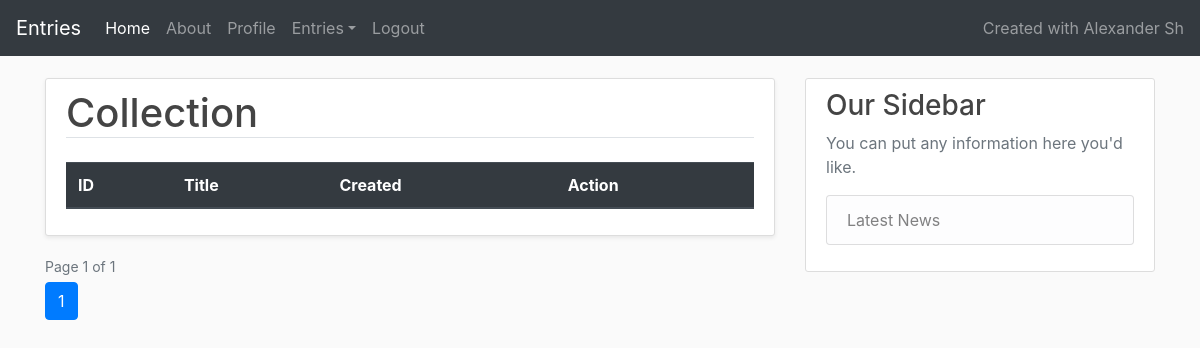
/accounts/content/collection/ (signed in), run on an earlier commit of the app's database.
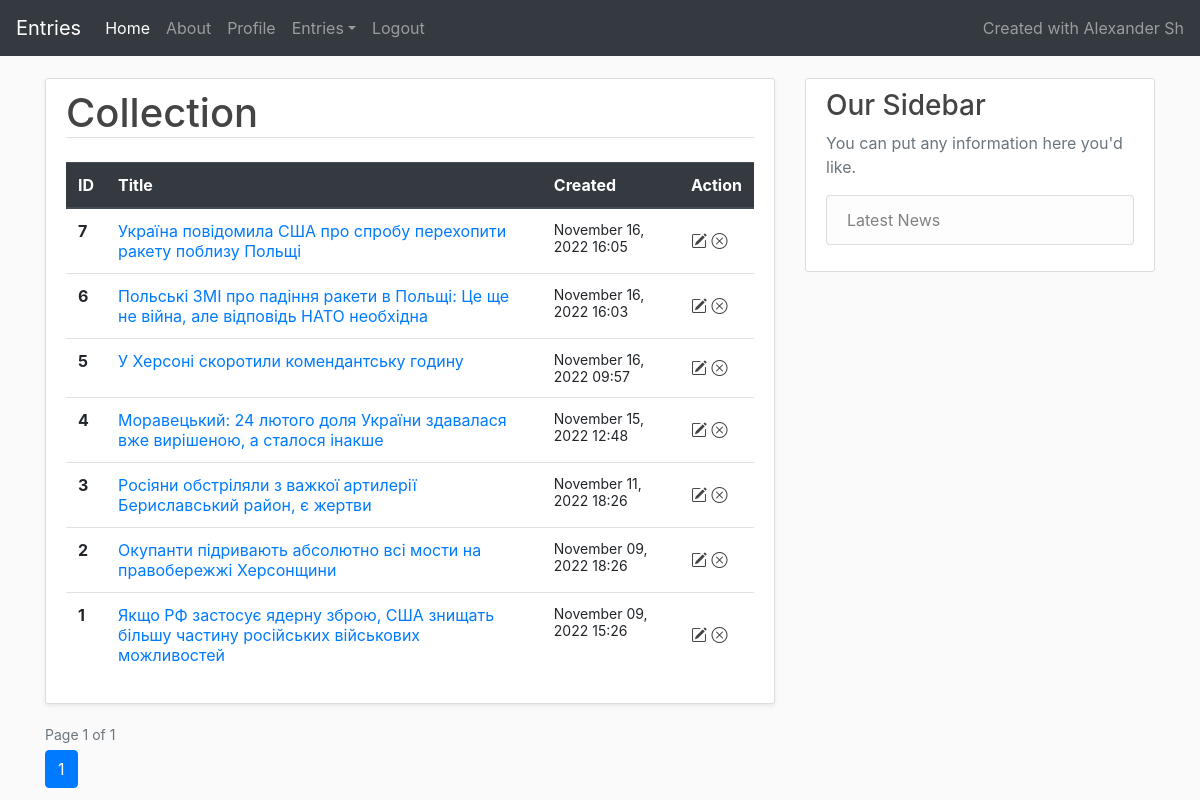
And on a later commit of the database.
### content/models.py (models this page shows, shortened)
class Entry(models.Model):
    title = models.CharField(max_length=100)
    content = models.TextField()
    user_id = models.IntegerField(null=False)
    created_at = models.DateTimeField(default=timezone.now)
    updated_at = models.DateTimeField(default=timezone.now)
    class Meta:
        db_table = "base_entry"

### content/views.py (the view)
# urls.py: path('accounts/content/collection/', views.collection, name='collection-entries'),
@login_required
def collection(request):
    entries = Entry.objects.filter(user_id=request.user.id).order_by('-id')
    paginator = Paginator(entries, 20)
    page = request.GET.get('page')
    context = paginator.get_page(page)
    return render(request, 'content/collection.html', {
        'entries': context,
    })

### content/templates/content/collection.html
{% extends "index.html" %}
{% block content %}
<div class="content-section shadow-sm">
    <h1 class="border-bottom mb-4">Collection</h1>
    <table class="table collection">
      <thead class="thead-dark">
        <tr>
          <th scope="col">ID</th>
          <th scope="col">Title</th>
          <th scope="col">Created</th>
          <th scope="col">Action</th>
        </tr>
      </thead>
      <tbody>
      {% for entry in entries %}
        <tr>
          <th scope="row">{{ entry.id }}</th>
          <td>
              <a target="_blank" href="{% url 'details' entry.id %}">{{ entry.title }}</a>
          </td>
          <td>
              <small>{{ entry.created_at|date:"F d, Y H:i" }}</small>
          </td>
          <td class="action">
              <a href="{% url 'change-entry' entry.id %}" title="Change"><i class="bi bi-pencil-square"></i></a>
              <a href="{% url 'destroy-entry' entry.id %}" title="Destroy"><i class="bi bi-x-circle"></i></a>
          </td>
        </tr>
      {% endfor %}
      </tbody>
    </table>
</div>
{% include "pager.html" with entries=entries %}
{% endblock content %}

What changed in the data, as far as the page shows it:
added Entry: id "7", title "Україна повідомила США про спробу перехопити ракету поблизу Польщі", created_at "November 16, 2022 16:05"
added Entry: id "6", title "Польські ЗМІ про падіння ракети в Польщі: Це ще не війна, але відповідь НАТО необхідна", created_at "November 16, 2022 16:03"
added Entry: id "5", title "У Херсоні скоротили комендантську годину", created_at "November 16, 2022 09:57"
now on this page (row edited): Entry: id "4", title "Моравецький: 24 лютого доля України здавалася вже вирішеною, а сталося інакше", created_at "November 15, 2022 12:48"
now on this page (row edited): Entry: id "3", title "Росіяни обстріляли з важкої артилерії Бериславський район, є жертви", created_at "November 11, 2022 18:26"
now on this page (row edited): Entry: id "2", title "Окупанти підривають абсолютно всі мости на правобережжі Херсонщини", created_at "November 09, 2022 18:26"
now on this page (row edited): Entry: id "1", title "Якщо РФ застосує ядерну зброю, США знищать більшу частину російських військових можливостей", created_at "November 09, 2022 15:26"
